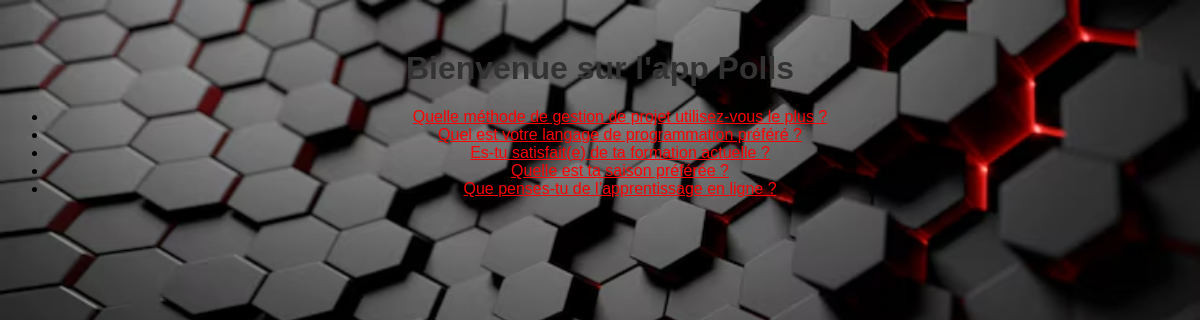
The page / on the database its author committed.
### polls/models.py (models this page shows, shortened)
class Question(models.Model):
    question_text = models.CharField(max_length=200)
    pub_date = models.DateTimeField("date published")

### polls/views.py (the view)
# urls.py: path("", views.index, name="index"),
def index(request):
    latest_question_list = Question.objects.order_by("-pub_date")[:5]
    return render(request, "polls/index.html", {"latest_question_list": latest_question_list})

### polls/templates/polls/index.html (shortened to what this page needs)
<!DOCTYPE html>
<html lang="fr">
<head>
     {% load static %}
<link rel="stylesheet" href="{% static 'polls/style.css' %}">
</head>
<body>
    <h1>Bienvenue sur l'app Polls </h1>
    {% if latest_question_list %}
    <ul>
        {% for question in latest_question_list %}
            <li><a href="{% url 'polls:detail' question.id %}">{{ question.question_text }}</a></li>
        {% endfor %}
    </ul>
{% else %}
    <p>Aucune question disponible.</p>
{% endif %}
</body>
</html>

### polls/templates/polls/style.css (style rules this page uses)
body { background: white url("../images/bg.avif") no-repeat; }

### rows shown on the page
Question: question_text "Quelle méthode de gestion de projet utilisez-vous le plus ?"
Question: question_text "Quel est votre langage de programmation préféré ?"
Question: question_text "Es-tu satisfait(e) de ta formation actuelle ?"
Question: question_text "Quelle est ta saison préférée ?"
Question: question_text "Que penses-tu de l’apprentissage en ligne ?"
